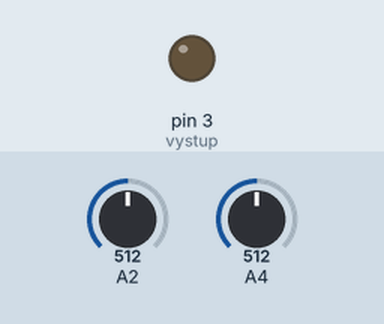
The sketch below on a simulated Arduino Uno, built with avr-gcc and run on an emulated ATmega328P. On the bench: output pins drawn as LEDs (lit = HIGH). The test bench sets the inputs (shaded band); at power-on: A2 = 512, A4 = 512. What the sketch prints to the serial monitor is not drawn.

Above: at 0.1 s.
At 0.6 s:
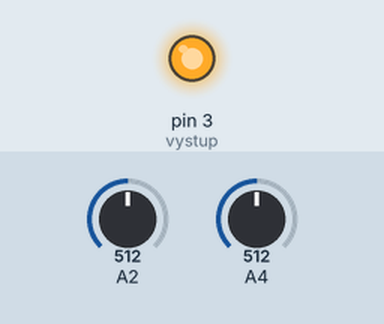
Timing chart, 0 to 2.1 s (numbered marks = the images above):
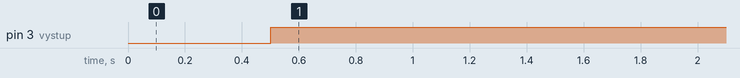

Measured:
- by itself, pin 3 (vystup): LOW → HIGH at 0.50 s

The sketch:

sketch_apr25a.ino
```cpp
#define vystup 3
float value = 5;

void setup()
{
  Serial.begin(9600);
  pinMode(vystup, OUTPUT);
}

void loop(){
  float voltage1, voltage2, value;
  int low=1;

  voltage1 = (float)analogRead(A2)*5/1023;
  voltage2 = (float)analogRead(A4)*5/1023;
  float rozdiel=voltage1-voltage2;

  delay(500);
  if(rozdiel<0.02){
  digitalWrite(vystup, LOW);
  int low=1;
  }
  if(rozdiel == 0.00 && low==1){
    digitalWrite(vystup, HIGH);
  }
  delay(500);
  Serial.println(rozdiel);

 if(Serial.read() != -1){
    value = Serial.read();
  }
}
```
